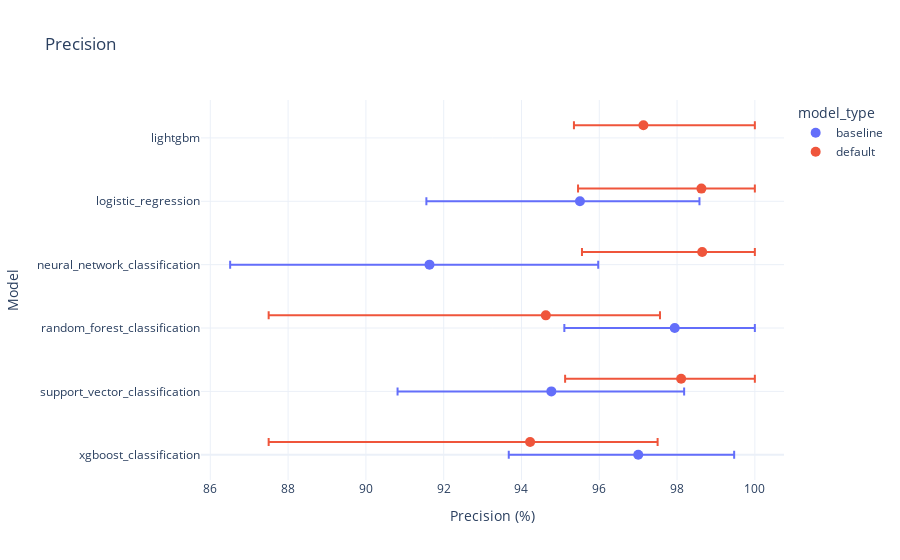
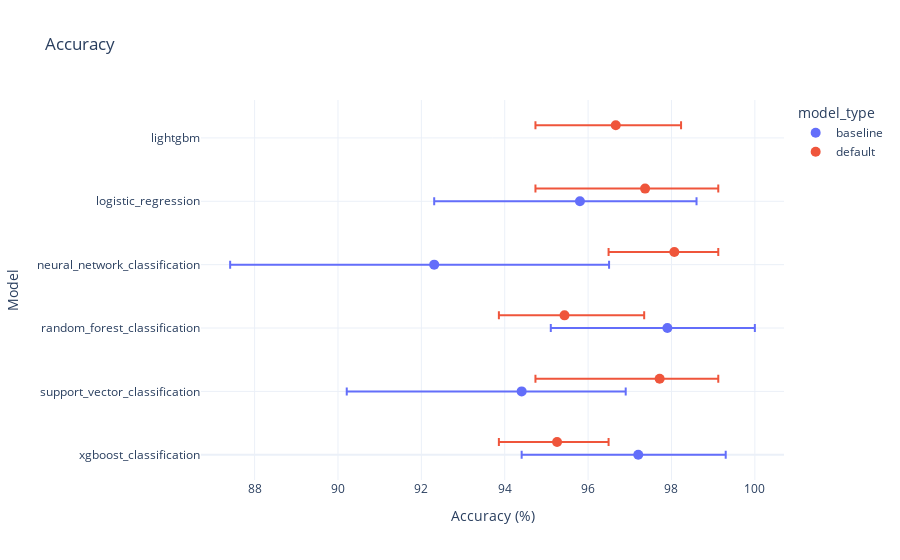

Notebook code for these charts, in order:
### Markdown cell above
## Default models

Try emulating baseline models with 5-fold cross validation and default parameters.

### Code cell
default_df, default_acc_pr_df = train(run_name="default", df=df)
precision_plot([baseline_df, default_acc_pr_df])
accuracy_plot([baseline_df, default_acc_pr_df])

### Figure 1 — Plotly figure (JSON) as saved in the notebook; plotly's stock layout.template omitted (floating-point values rounded to 4 significant figures)
{"data": [{"error_x": {"array": [2.466, 3.414, 2.06, 4.338, 3.073], "arrayminus": [3.329, 3.954, 2.838, 5.125, 3.948]}, "hovertemplate": "model_type=baseline<br>Precision (%)=%{x}<br>y_jittered=%{y}<extra></extra>", "legendgroup": "baseline", "marker": {"color": "#636EFA", "size": 10, "symbol": "circle"}, "mode": "markers", "name": "baseline", "orientation": "v", "showlegend": true, "type": "scatter", "x": [97.0, 94.77, 97.94, 91.64, 95.5], "xaxis": "x", "y": [0.0, 1.0, 2.0, 3.0, 4.0], "yaxis": "y"}, {"error_x": {"array": [2.935, 1.374, 1.895, 3.278, 1.354, 2.865], "arrayminus": [7.126, 3.171, 2.983, 6.722, 3.09, 1.786]}, "hovertemplate": "model_type=default<br>Precision (%)=%{x}<br>y_jittered=%{y}<extra></extra>", "legendgroup": "default", "marker": {"color": "#EF553B", "size": 10, "symbol": "circle"}, "mode": "markers", "name": "default", "orientation": "v", "showlegend": true, "type": "scatter", "x": [94.63, 98.63, 98.1, 94.22, 98.65, 97.14], "xaxis": "x", "y": [2.2, 4.2, 1.2, 0.2, 3.2, 5.2], "yaxis": "y"}], "layout": {"legend": {"title": {"text": "model_type"}, "tracegroupgap": 0}, "title": {"text": "Precision"}, "xaxis": {"anchor": "y", "domain": [0, 1], "title": {"text": "Precision (%)"}}, "yaxis": {"anchor": "x", "domain": [0, 1], "ticktext": ["xgboost_classification", "support_vector_classification", "random_forest_classification", "neural_network_classification", "logistic_regression", "lightgbm"], "tickvals": [0, 1, 2, 3, 4, 5], "title": {"text": "Model"}}}}

### Figure 2 — Plotly figure (JSON) as saved in the notebook; plotly's stock layout.template omitted (floating-point values rounded to 4 significant figures)
{"data": [{"error_x": {"array": [2.098, 2.496, 2.098, 4.195, 2.797], "arrayminus": [2.797, 4.196, 2.797, 4.895, 3.496]}, "hovertemplate": "model_type=baseline<br>Accuracy (%)=%{x}<br>y_jittered=%{y}<extra></extra>", "legendgroup": "baseline", "marker": {"color": "#636EFA", "size": 10, "symbol": "circle"}, "mode": "markers", "name": "baseline", "orientation": "v", "showlegend": true, "type": "scatter", "x": [97.2, 94.41, 97.9, 92.31, 95.8], "xaxis": "x", "y": [0.0, 1.0, 2.0, 3.0, 4.0], "yaxis": "y"}, {"error_x": {"array": [1.911, 1.756, 1.407, 1.236, 1.054, 1.567], "arrayminus": [1.574, 2.63, 2.979, 1.396, 1.577, 1.927]}, "hovertemplate": "model_type=default<br>Accuracy (%)=%{x}<br>y_jittered=%{y}<extra></extra>", "legendgroup": "default", "marker": {"color": "#EF553B", "size": 10, "symbol": "circle"}, "mode": "markers", "name": "default", "orientation": "v", "showlegend": true, "type": "scatter", "x": [95.43, 97.37, 97.72, 95.26, 98.07, 96.66], "xaxis": "x", "y": [2.2, 4.2, 1.2, 0.2, 3.2, 5.2], "yaxis": "y"}], "layout": {"legend": {"title": {"text": "model_type"}, "tracegroupgap": 0}, "title": {"text": "Accuracy"}, "xaxis": {"anchor": "y", "domain": [0, 1], "title": {"text": "Accuracy (%)"}}, "yaxis": {"anchor": "x", "domain": [0, 1], "ticktext": ["xgboost_classification", "support_vector_classification", "random_forest_classification", "neural_network_classification", "logistic_regression", "lightgbm"], "tickvals": [0, 1, 2, 3, 4, 5], "title": {"text": "Model"}}}}
